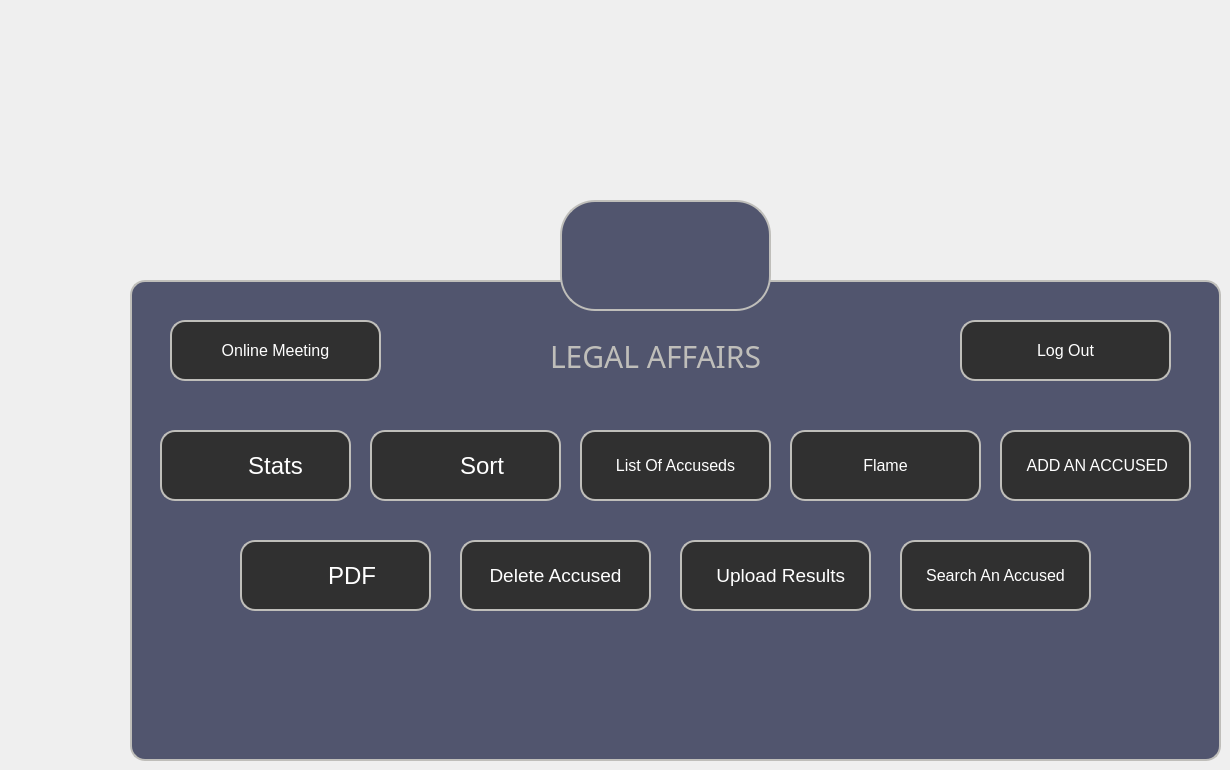
    <widget class="QWidget" name="tab_16">
     <property name="styleSheet">
      <string notr="true">*{
	background:url(C:/thefinalproject/icons/menu.png) ;
}</string>
     </property>
     <attribute name="title">
      <string>tab 14 LegalAffMenu</string>
     </attribute>
     <widget class="QPushButton" name="pushButton_18">
      <property name="geometry">
       <rect>
        <x>560</x>
        <y>200</y>
        <width>211</width>
        <height>111</height>
       </rect>
      </property>
      <property name="font">
       <font>
        <pointsize>20</pointsize>
       </font>
      </property>
      <property name="styleSheet">
       <string notr="true">*{
background:#51556e;
border: 2px solid #bfbeba;
border-radius: 35px;

}</string>
      </property>
      <property name="text">
       <string/>
      </property>
      <property name="icon">
       <iconset resource="icons.qrc">
        <normaloff>:/new/prefix1/icons/legal-document.png</normaloff>:/new/prefix1/icons/legal-document.png</iconset>
      </property>
      <property name="iconSize">
       <size>
        <width>81</width>
        <height>70</height>
       </size>
      </property>
     </widget>
     <widget class="QFrame" name="Qframe_2">
      <property name="geometry">
       <rect>
        <x>130</x>
        <y>280</y>
        <width>1091</width>
        <height>481</height>
       </rect>
      </property>
      <property name="styleSheet">
       <string notr="true">QFrame
{
	background:#51556e;
border: 2px solid #bfbeba;
    border-radius:15px;
}</string>
      </property>
      <property name="frameShape">
       <enum>QFrame::StyledPanel</enum>
      </property>
      <property name="frameShadow">
       <enum>QFrame::Raised</enum>
      </property>
      <widget class="QLabel" name="label_31">
       <property name="geometry">
        <rect>
         <x>420</x>
         <y>50</y>
         <width>221</width>
         <height>51</height>
        </rect>
       </property>
       <property name="font">
        <font>
         <family>century gothic</family>
         <pointsize>-1</pointsize>
        </font>
       </property>
       <property name="styleSheet">
        <string notr="true">*{
    font-family:century gothic;border:none;
    font-size:30px;
	color:#bfbeba;
}

</string>
       </property>
       <property name="text">
        <string>LEGAL AFFAIRS</string>
       </property>
      </widget>
      <widget class="QPushButton" name="online">
       <property name="geometry">
        <rect>
         <x>40</x>
         <y>40</y>
         <width>211</width>
         <height>61</height>
        </rect>
       </property>
       <property name="font">
        <font>
         <pointsize>12</pointsize>
        </font>
       </property>
       <property name="styleSheet">
        <string notr="true">*{
color:white;
border-radius: 15px;
border: 2px solid #bfbeba;
background:#303030;
}

*:hover
{
	color:#303030;
	border-radius:15px;
	background:white
}</string>
       </property>
       <property name="text">
        <string>Online Meeting</string>
       </property>
       <property name="icon">
        <iconset>
         <normaloff>icons/online-meeting.png</normaloff>icons/online-meeting.png</iconset>
       </property>
       <property name="iconSize">
        <size>
         <width>30</width>
         <height>68</height>
        </size>
       </property>
      </widget>
      <widget class="QPushButton" name="LogOutACC">
       <property name="geometry">
        <rect>
         <x>830</x>
         <y>40</y>
         <width>211</width>
         <height>61</height>
        </rect>
       </property>
       <property name="font">
        <font>
         <pointsize>12</pointsize>
        </font>
       </property>
       <property name="styleSheet">
        <string notr="true">*{
color:white;
border-radius: 15px;
border: 2px solid #bfbeba;
background:#303030;
}

*:hover
{
	color:#303030;
	border-radius:15px;
	background:white
}</string>
       </property>
       <property name="text">
        <string>Log Out</string>
       </property>
       <property name="icon">
        <iconset>
         <normaloff>icons/logout.png</normaloff>icons/logout.png</iconset>
       </property>
       <property name="iconSize">
        <size>
         <width>31</width>
         <height>68</height>
        </size>
       </property>
      </widget>
      <widget class="QPushButton" name="incendie_2">
       <property name="geometry">
        <rect>
         <x>870</x>
         <y>150</y>
         <width>191</width>
         <height>71</height>
        </rect>
       </property>
       <property name="font">
        <font>
         <pointsize>12</pointsize>
        </font>
       </property>
       <property name="styleSheet">
        <string notr="true">*{
color:white;
border-radius: 15px;
border: 2px solid #bfbeba;
background:#303030;
}

*:hover
{
	color:#303030;
	border-radius:15px;
	background:white
}</string>
       </property>
       <property name="text">
        <string> ADD AN ACCUSED</string>
       </property>
       <property name="icon">
        <iconset resource="icons.qrc">
         <normaloff>:/new/prefix1/icons/add.png</normaloff>:/new/prefix1/icons/add.png</iconset>
       </property>
       <property name="iconSize">
        <size>
         <width>31</width>
         <height>68</height>
        </size>
       </property>
      </widget>
      <widget class="QPushButton" name="incendie">
       <property name="geometry">
        <rect>
         <x>660</x>
         <y>150</y>
         <width>191</width>
         <height>71</height>
        </rect>
       </property>
       <property name="font">
        <font>
         <pointsize>12</pointsize>
        </font>
       </property>
       <property name="styleSheet">
        <string notr="true">*{
color:white;
border-radius: 15px;
border: 2px solid #bfbeba;
background:#303030;
}

*:hover
{
	color:#303030;
	border-radius:15px;
	background:white
}</string>
       </property>
       <property name="text">
        <string>Flame</string>
       </property>
       <property name="icon">
        <iconset resource="icons.qrc">
         <normaloff>:/new/prefix1/icons/burn.png</normaloff>:/new/prefix1/icons/burn.png</iconset>
       </property>
       <property name="iconSize">
        <size>
         <width>31</width>
         <height>68</height>
        </size>
       </property>
      </widget>
      <widget class="QPushButton" name="Sort_2">
       <property name="geometry">
        <rect>
         <x>450</x>
         <y>150</y>
         <width>191</width>
         <height>71</height>
        </rect>
       </property>
       <property name="font">
        <font>
         <pointsize>12</pointsize>
        </font>
       </property>
       <property name="styleSheet">
        <string notr="true">*{
color:white;
border-radius: 15px;
border: 2px solid #bfbeba;
background:#303030;
}

*:hover
{
	color:#303030;
	border-radius:15px;
	background:white
}</string>
       </property>
       <property name="text">
        <string>List Of Accuseds</string>
       </property>
       <property name="icon">
        <iconset resource="icons.qrc">
         <normaloff>:/new/prefix1/icons/list.png</normaloff>:/new/prefix1/icons/list.png</iconset>
       </property>
       <property name="iconSize">
        <size>
         <width>80</width>
         <height>34</height>
        </size>
       </property>
      </widget>
      <widget class="QPushButton" name="Sort">
       <property name="geometry">
        <rect>
         <x>240</x>
         <y>150</y>
         <width>191</width>
         <height>71</height>
        </rect>
       </property>
       <property name="font">
        <font>
         <pointsize>18</pointsize>
        </font>
       </property>
       <property name="styleSheet">
        <string notr="true">*{
color:white;
border-radius: 15px;
border: 2px solid #bfbeba;
background:#303030;
}

*:hover
{
	color:#303030;
	border-radius:15px;
	background:white
}</string>
       </property>
       <property name="text">
        <string>     Sort</string>
       </property>
       <property name="icon">
        <iconset resource="icons.qrc">
         <normaloff>:/new/prefix1/icons/sort.png</normaloff>:/new/prefix1/icons/sort.png</iconset>
       </property>
       <property name="iconSize">
        <size>
         <width>80</width>
         <height>45</height>
        </size>
       </property>
      </widget>
      <widget class="QPushButton" name="Stats">
       <property name="geometry">
        <rect>
         <x>30</x>
         <y>150</y>
         <width>191</width>
         <height>71</height>
        </rect>
       </property>
       <property name="font">
        <font>
         <pointsize>18</pointsize>
        </font>
       </property>
       <property name="styleSheet">
        <string notr="true">*{
color:white;
border-radius: 15px;
border: 2px solid #bfbeba;
background:#303030;
}

*:hover
{
	color:#303030;
	border-radius:15px;
	background:white
}</string>
       </property>
       <property name="text">
        <string>      Stats</string>
       </property>
       <property name="icon">
        <iconset resource="icons.qrc">
         <normaloff>:/new/prefix1/icons/pie-chart.png</normaloff>:/new/prefix1/icons/pie-chart.png</iconset>
       </property>
       <property name="iconSize">
        <size>
         <width>80</width>
         <height>38</height>
        </size>
       </property>
      </widget>
      <widget class="QPushButton" name="search">
       <property name="geometry">
        <rect>
         <x>770</x>
         <y>260</y>
         <width>191</width>
         <height>71</height>
        </rect>
       </property>
       <property name="font">
        <font>
         <pointsize>12</pointsize>
        </font>
       </property>
       <property name="styleSheet">
        <string notr="true">*{
color:white;
border-radius: 15px;
border: 2px solid #bfbeba;
background:#303030;
}

*:hover
{
	color:#303030;
	border-radius:15px;
	background:white
}</string>
       </property>
       <property name="text">
        <string>Search An Accused</string>
       </property>
       <property name="icon">
        <iconset resource="icons.qrc">
         <normaloff>:/new/prefix1/icons/loupe.png</normaloff>:/new/prefix1/icons/loupe.png</iconset>
       </property>
       <property name="iconSize">
        <size>
         <width>80</width>
         <height>34</height>
        </size>
       </property>
      </widget>
      <widget class="QPushButton" name="RES">
       <property name="geometry">
        <rect>
         <x>550</x>
         <y>260</y>
         <width>191</width>
         <height>71</height>
        </rect>
       </property>
       <property name="font">
        <font>
         <pointsize>14</pointsize>
        </font>
       </property>
       <property name="styleSheet">
        <string notr="true">*{
color:white;
border-radius: 15px;
border: 2px solid #bfbeba;
background:#303030;
}

*:hover
{
	color:#303030;
	border-radius:15px;
	background:white
}</string>
       </property>
       <property name="text">
        <string>  Upload Results</string>
       </property>
       <property name="icon">
        <iconset resource="icons.qrc">
         <normaloff>:/new/prefix1/icons/file-upload-icon.png</normaloff>:/new/prefix1/icons/file-upload-icon.png</iconset>
       </property>
       <property name="iconSize">
        <size>
         <width>80</width>
         <height>36</height>
        </size>
       </property>
      </widget>
      <widget class="QPushButton" name="DELETE_ACC">
       <property name="geometry">
        <rect>
         <x>330</x>
         <y>260</y>
         <width>191</width>
         <height>71</height>
        </rect>
       </property>
       <property name="font">
        <font>
         <pointsize>14</pointsize>
        </font>
       </property>
       <property name="styleSheet">
        <string notr="true">*{
color:white;
border-radius: 15px;
border: 2px solid #bfbeba;
background:#303030;
}

*:hover
{
	color:#303030;
	border-radius:15px;
	background:white
}</string>
       </property>
       <property name="text">
        <string>Delete Accused</string>
       </property>
       <property name="icon">
        <iconset resource="icons.qrc">
         <normaloff>:/new/prefix1/icons/delete.png</normaloff>:/new/prefix1/icons/delete.png</iconset>
       </property>
       <property name="iconSize">
        <size>
         <width>29</width>
         <height>36</height>
        </size>
       </property>
      </widget>
      <widget class="QPushButton" name="PDF_ACC">
       <property name="geometry">
        <rect>
         <x>110</x>
         <y>260</y>
         <width>191</width>
         <height>71</height>
        </rect>
       </property>
       <property name="font">
        <font>
         <pointsize>18</pointsize>
        </font>
       </property>
       <property name="styleSheet">
        <string notr="true">*{
color:white;
border-radius: 15px;
border: 2px solid #bfbeba;
background:#303030;
}

*:hover
{
	color:#303030;
	border-radius:15px;
	background:white
}</string>
       </property>
       <property name="text">
        <string>     PDF</string>
       </property>
       <property name="icon">
        <iconset resource="icons.qrc">
         <normaloff>:/new/prefix1/icons/pdf-file.png</normaloff>:/new/prefix1/icons/pdf-file.png</iconset>
       </property>
       <property name="iconSize">
        <size>
         <width>80</width>
         <height>34</height>
        </size>
       </property>
      </widget>
     </widget>
     <zorder>Qframe_2</zorder>
     <zorder>pushButton_18</zorder>
    </widget>
